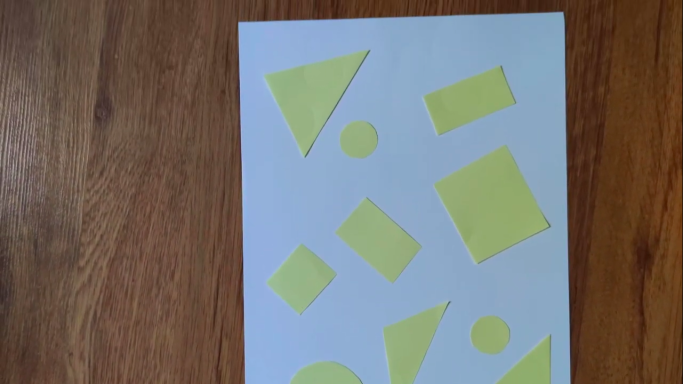
#> input picture example_of_input.png, 1366 x 768 px, given in place of video.mp4, which was not available (shown at 1/2 size)
$ python test_4.py
#> lines starting #> are read from the running program, lines starting #| are printed output that depends on the picture; after the words box and inside, x2 and y2 are one past the last pixel; in counts of white or black regions, pixels touching at a corner belong together; pictures that were not available may be replaced by others from this repository, and a replacement may not be noted
import cv2
import numpy as np


def nothing(x):
    pass


cap = cv2.VideoCapture('video.mp4')
cv2.namedWindow("TrackBars")
cv2.createTrackbar("L-H", "TrackBars", 0, 180, nothing)
cv2.createTrackbar("L-S", "TrackBars", 0, 255, nothing)
cv2.createTrackbar("L-V", "TrackBars", 0, 255, nothing)
cv2.createTrackbar("U-H", "TrackBars", 180, 180, nothing)
cv2.createTrackbar("U-S", "TrackBars", 255, 255, nothing)
cv2.createTrackbar("U-V", "TrackBars", 255, 255, nothing)

font = cv2.FONT_HERSHEY_COMPLEX

while True:
    _, frame = cap.read()
#> frame is the input picture: shape (768, 1366, 3); mean B, G, R 110.8, 115.3, 117.7
    frame = cv2.resize(frame, (960, 540))
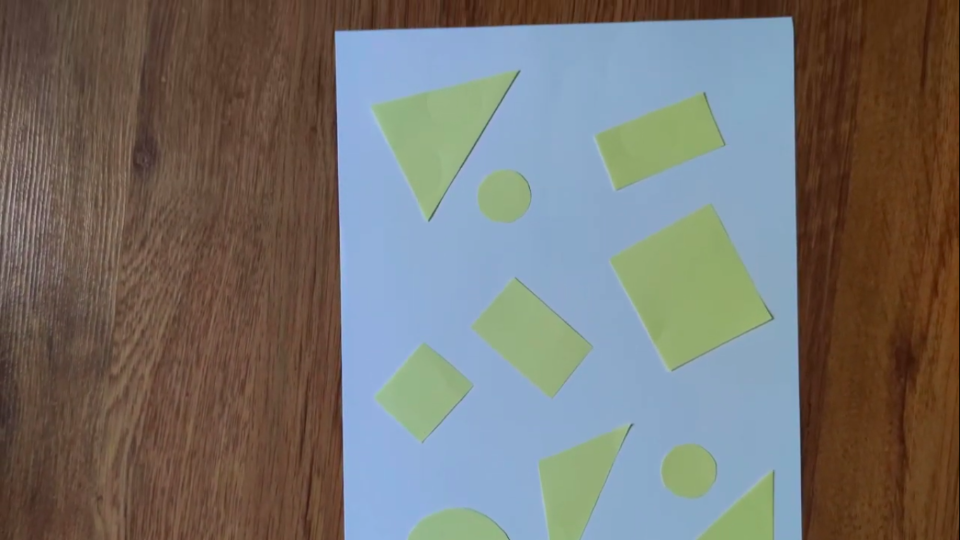
#> frame: shape (540, 960, 3); mean B, G, R 110.7, 115.2, 117.6
    hsv = cv2.cvtColor(frame, cv2.COLOR_BGR2HSV)
#> hsv: shape (540, 960, 3); mean H, S, V 48.1, 104.1, 141.9

    l_h = cv2.getTrackbarPos("L-H", "TrackBars")
    l_s = cv2.getTrackbarPos("L-S", "TrackBars")
    l_v = cv2.getTrackbarPos("L-V", "TrackBars")
    u_h = cv2.getTrackbarPos("U-H", "TrackBars")
    u_s = cv2.getTrackbarPos("U-S", "TrackBars")
    u_v = cv2.getTrackbarPos("U-V", "TrackBars")

    lower_red = np.array([85, 30, 0])
    upper_red = np.array([180, 255, 255])

    mask = cv2.inRange(hsv, lower_red, upper_red)
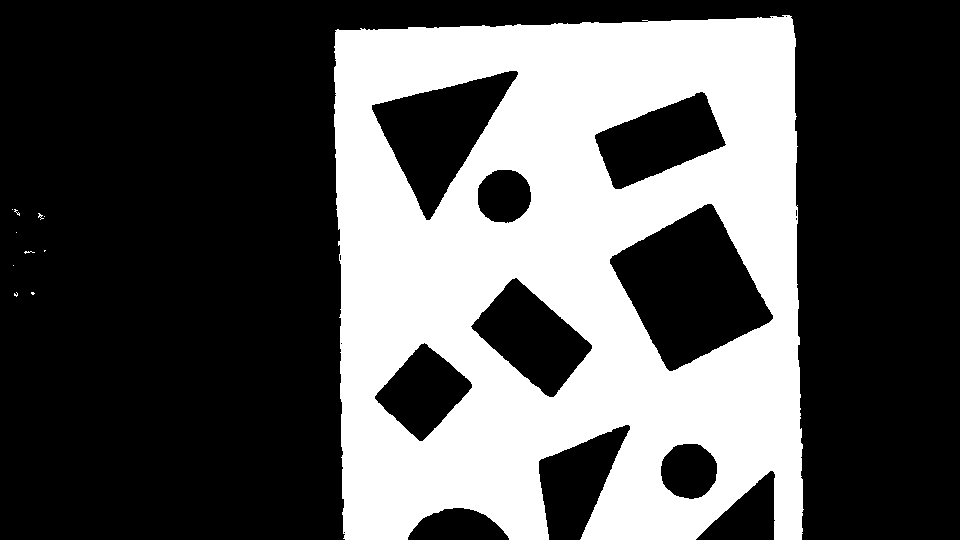
#> mask: shape (540, 960); 34.2% white; 11 white regions (10 under 20 px)
    # kernel = np.ones((5, 5), np.uint8)
    # mask = cv2.erode(mask, kernel)
    # mask = cv2.medianBlur(mask, 5)

    contours, _ = cv2.findContours(mask, cv2.RETR_TREE, cv2.CHAIN_APPROX_SIMPLE)
#> contours = 27 contours, 19 with area under 20; largest, box (x1, y1, x2, y2) and area: (334, 15, 804, 540) 225149, (609, 203, 774, 372) 15634, (371, 70, 519, 221) 10014, (470, 277, 593, 398) 7370, (594, 91, 727, 190) 7222, (374, 342, 473, 442) 5184, (660, 443, 718, 500) 2513, (477, 169, 532, 224) 2333
    for cnt in contours:
        area = cv2.contourArea(cnt)
        aprox = cv2.approxPolyDP(cnt, 0.01 * cv2.arcLength(cnt, True), True)
        x = aprox.ravel()[0]
        y = aprox.ravel()[1]
        print(cnt,"\n")
        if 500 < area < 70000:

            cv2.drawContours(frame, [cnt], 0, (0, 0, 0), 5)
            if len(aprox) == 3:
                cv2.putText(frame, "Triangle", (x, y), font, 1, (0, 0, 0))
            elif len(aprox) == 4:
                cv2.putText(frame, "Rectangle", (x, y), font, 1, (0, 0, 0))
            elif 10 < len(aprox) < 20:
                cv2.putText(frame, "Circle", (x, y), font, 1, (0, 0, 0))
#> this loop made 27 passes
#> (area, x, y) on passes 13, 15, 16, 18, 23: (225149, 791, 16), (2513, 677, 444), (5183.5, 424, 342), (7370.5, 515, 277), (2333, 497, 169)
#> (area, aprox, x, y) on passes 22, 24, 25: (15634, [[711, 203], [773, 318], [669, 371], [609, 259]], 711, 203), (7222, [[704, 92], [726, 144], [615, 189], [594, 135]], 704, 92), (10013.5, [[516, 70], [426, 220], [371, 105]], 516, 70)
#> (printed output is left out)
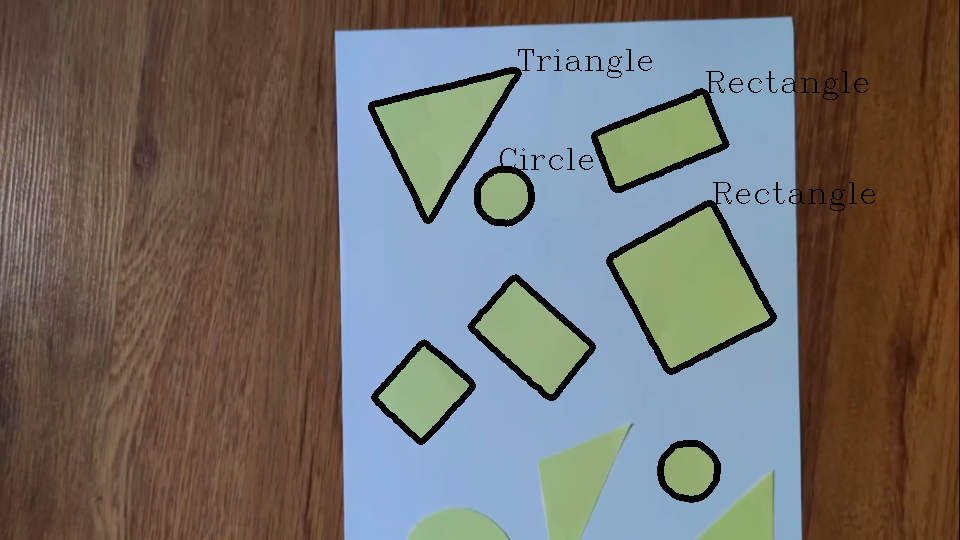
#> frame: shape (540, 960, 3); 3.27% of pixels changed, all inside (x1, y1, x2, y2) = (368, 49, 875, 503)

    area = cv2.contourArea(cnt)
    approx = cv2.approxPolyDP(cnt, 0.02 * cv2.arcLength(cnt, True), True)
#> approx = [[785, 16], [786, 15], [787, 16], [786, 17]]
    x = approx.ravel()[0]
    y = approx.ravel()[1]

    cv2.imshow('Mask', mask)
    cv2.imshow('Frame', frame)
    key = cv2.waitKey(1)
#> (key Esc is pressed here)
    if key == 27:
        break

cap.release()
cv2.destroyAllWindows()
